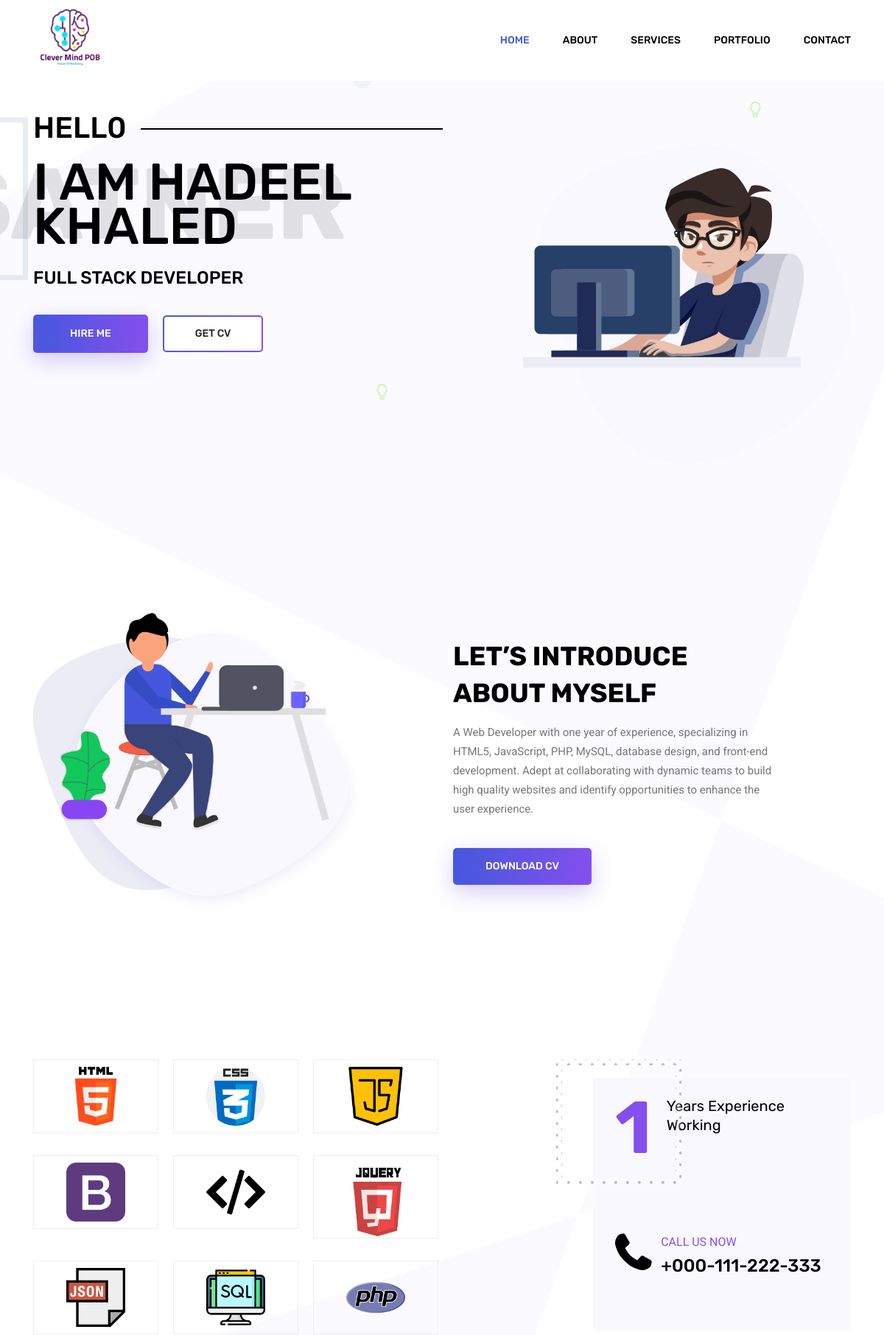
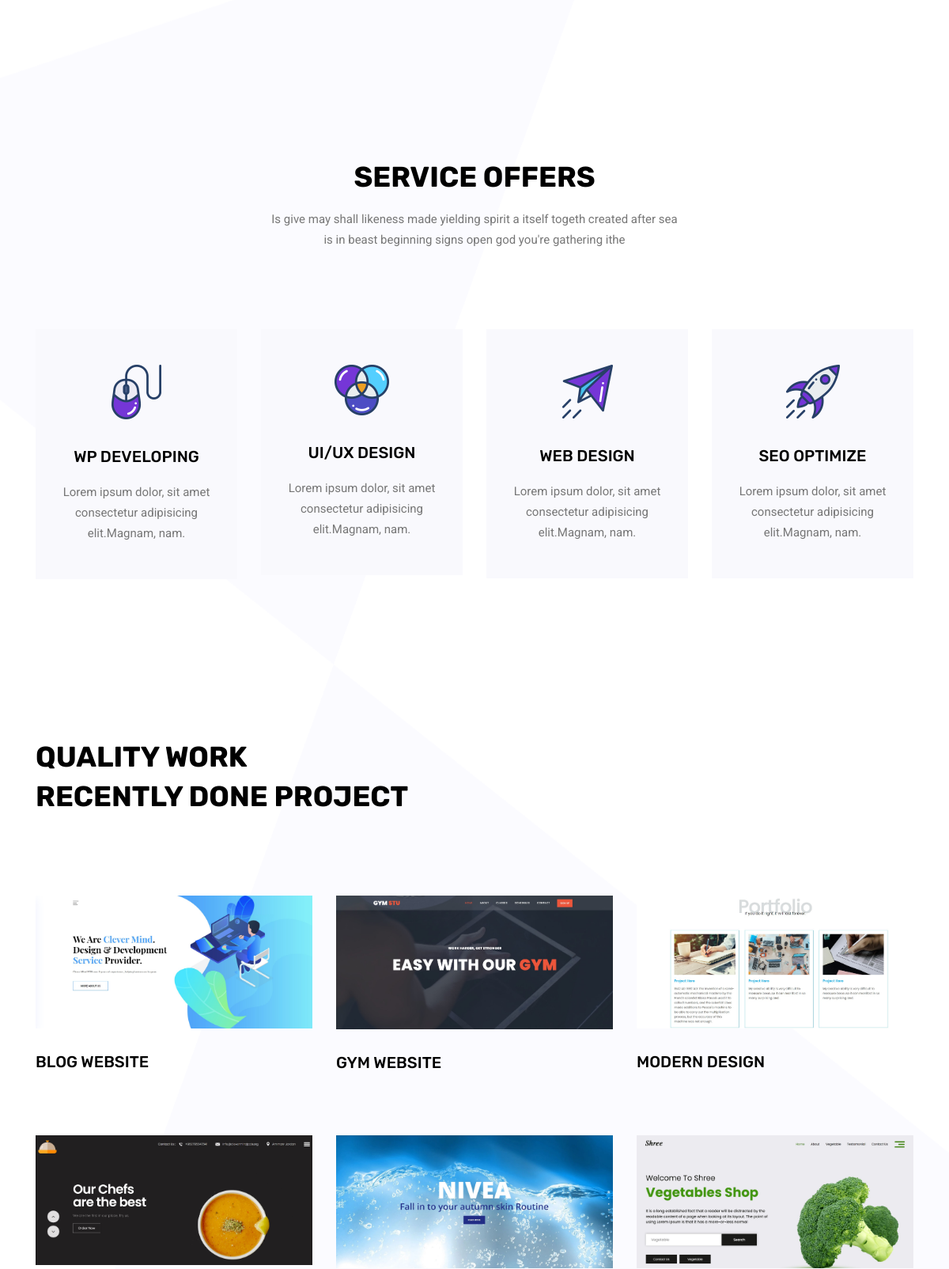
The app's page /satner-master/index.php (upper part) with its own data (2 pictures, top to bottom).
### tables this page shows
CREATE TABLE `home` (
  `id` int(100) NOT NULL,
  `name` varchar(250) NOT NULL,
  `major` varchar(250) NOT NULL
);

CREATE TABLE `about` (
  `id` int(250) NOT NULL,
  `title` varchar(250) NOT NULL,
  `description` varchar(500) NOT NULL
);

CREATE TABLE `under_about` (
  `id` int(100) NOT NULL,
  `image` varchar(250) NOT NULL
);

CREATE TABLE `services` (
  `id` int(250) NOT NULL,
  `image` varchar(250) NOT NULL,
  `title` varchar(250) NOT NULL,
  `description` varchar(250) NOT NULL
);

CREATE TABLE `portfolio` (
  `id` int(250) NOT NULL,
  `image` varchar(250) NOT NULL,
  `title` varchar(250) NOT NULL
);

### satner-master/index.php (the view, shortened to what this page needs)
<?php
require_once('conn.php');
$resultheader = mysqli_query($conn, "select * from header");
$rowheader = mysqli_fetch_assoc($resultheader);
$resultHome = mysqli_query($conn, "select * from home");
$rowHome = mysqli_fetch_assoc($resultHome);
$resultAbout = mysqli_query($conn, "select * from about");
$rowAbout = mysqli_fetch_assoc($resultAbout);
?>
<!doctype html>
<html lang="en">
<head>
	<link rel="stylesheet" href="css/bootstrap.css">
	<link rel="stylesheet" href="vendors/linericon/style.css">
	<link rel="stylesheet" href="css/font-awesome.min.css">
	<link rel="stylesheet" href="vendors/owl-carousel/owl.carousel.min.css">
	<link rel="stylesheet" href="css/magnific-popup.css">
	<link rel="stylesheet" href="vendors/nice-select/css/nice-select.css">
	<link rel="stylesheet" href="css/style.css">
</head>
<body>
	<header class="header_area">
		<div class="main_menu">
			<nav class="navbar navbar-expand-lg navbar-light">
				<div class="container">
					<a class="navbar-brand logo_h" href="index.html"><img src="img/<?php echo $rowheader["image"] ?? "" ?>"  alt=""></a>
					<div class="collapse navbar-collapse offset" id="navbarSupportedContent">
						<ul class="nav navbar-nav menu_nav justify-content-end">
							<li class="nav-item active"><a class="nav-link" href="index.html">Home</a></li>
							<li class="nav-item"><a class="nav-link" href="#ABOUT">About</a></li>
							<li class="nav-item"><a class="nav-link" href="#SERVICE">Services</a></li>
							<li class="nav-item"><a class="nav-link" href="#PORTFOLIO">Portfolio</a></li>
							<li class="nav-item"><a class="nav-link" href="#CONTACT">Contact</a></li>
						</ul>
					</div>
				</div>
			</nav>
		</div>
	</header>
	<section class="home_banner_area">
		<div class="banner_inner">
			<div class="container">
				<div class="row">
					<div class="col-lg-7">
						<div class="banner_content">
							<h3 class="text-uppercase">Hell0</h3>
							<h1 class="text-uppercase">I am <?php echo $rowHome["name"] ?? "" ?></h1>
							<h5 class="text-uppercase"><?php echo $rowHome["major"] ?? "" ?></h5>
							<div class="d-flex align-items-center">
								<button class="primary_btn" onclick="togglePopup()"><span>Hire Me</span></button>
								<a class="primary_btn tr-bg" href="http://localhost/task28/satner-master/upload/#"><span>Get CV</span></a>
							</div>
						</div>
					</div>
					<div class="col-lg-5">
						<div class="home_right_img">
							<img class="" src="img/banner/home-right.png" alt="">
						</div>
					</div>
				</div>
			</div>
		</div>
	</section>
	<section class="about_area section_gap" id="ABOUT">
		<div class="container">
			<div class="row justify-content-start align-items-center">
				<div class="col-lg-5">
					<div class="about_img">
						<img class="" src="img/about-us.png" alt="">
					</div>
				</div>
				<div class="offset-lg-1 col-lg-5">
					<div class="main_title text-left">
					<h2><?php echo $rowAbout["title"] ?? "" ?></h2>
						<p>
							<?php echo $rowAbout["description"] ?? "" ?>
						</p>
						<a class="primary_btn" href="#"><span>Download CV</span></a>
					</div>
				</div>
			</div>
		</div>
	</section>
	<section class="brand_area section_gap_bottom">
		<div class="container">
			<div class="row justify-content-center">
				<div class="col-lg-6">
					<div class="row">
					<?php
                		$result = mysqli_query($conn, "select * from under_about");
    					while ($row = mysqli_fetch_assoc($result)) {
                		echo "
						<div class='col-lg-4 col-md-4 col-sm-6'>
						<div class='single-brand-item d-table'>
							<div class='d-table-cell text-center'>
								<img src='img/brands/{$row['image']}' alt=''>
							</div>
						</div>
					</div>";
						}?>
					</div>
				</div>
				<div class="offset-lg-2 col-lg-4 col-md-6">
					<div class="client-info">
						<div class="d-flex mb-50">
							<span class="lage">1</span>
							<span class="smll">Years Experience Working</span>
						</div>
						<div class="call-now d-flex">
							<div>
								<span class="fa fa-phone"></span>
							</div>
							<div class="ml-15">
								<p>call us now</p>
								<h3>+000-111-222-333</h3>
							</div>
						</div>
					</div>
				</div>
			</div>
		</div>
	</section>
	<section class="features_area" id="SERVICE">
		<div class="container">
			<div class="row justify-content-center">
				<div class="col-lg-8 text-center">
					<div class="main_title">
						<h2>service offers </h2>
						<p>
							Is give may shall likeness made yielding spirit a itself togeth created
							after sea <br> is in beast beginning signs open god you're gathering ithe
						</p>
					</div>
				</div>
			</div>
			<div class="row feature_inner">
            <?php
              $result = mysqli_query($conn, "select * from services");
            		while ($row = mysqli_fetch_assoc($result)) {
                		echo "
							<div class='col-lg-3 col-md-6'>
							<div class='feature_item'>
								<img src='img/services/{$row['image']}' alt=''>
								<h4>{$row['title']}</h4>
								<p>{$row['description']}</p>
							</div>
							</div>
							";
            				}
            ?>
			</div>
		</div>
	</section>
	<section class="portfolio_area" id="PORTFOLIO">
		<div class="container">
			<div class="row">
				<div class="col-lg-12">
					<div class="main_title text-left">
						<h2>quality work <br>
							Recently done project </h2>
					</div>
				</div>
			</div>
			<div class="filters-content">
				<div class="row portfolio-grid justify-content-center">
				<?php
              $result = mysqli_query($conn, "select * from portfolio");
              while ($row = mysqli_fetch_assoc($result)) {
                echo "
				<div class='col-lg-4 col-md-6 all latest'>
				<div class='portfolio_box'>
					<div class='single_portfolio'>
						<img class='img-fluid w-100' src='img/portfolio/{$row['image']}' alt=''>
						<div class='overlay'></div>
						<a href='img/portfolio/{$row['image']}' class='img-gal'>
							<div class='icon'>
								<span class='lnr lnr-cross'></span>
							</div>
						</a>
					</div>
					<div class='short_info'>
						<h4><a href='portfolio-details.html'>{$row['title']}</a></h4>
					</div>
						</div>
					</div>";
              }
              ?>
			</div>
		</div>
	</section>
</body>
</html>

### records on screen
home: name "HADEEL KHALED", major "FULL STACK DEVELOPER"
about: title "LET’S INTRODUCE ABOUT MYSELF", description "A Web Developer with one year of experience, specializing in HTML5, JavaScript, PHP, MySQL, database design, and front-end development. Adept at collaborating with dynamic teams to build high quality websites and identify opportunities to enhance the user experience."
under_about: image (picture)
under_about: image (picture)
under_about: image (picture)
under_about: image (picture)
under_about: image (picture)
under_about: image (picture)
under_about: image (picture)
under_about: image (picture)
under_about: image (picture)
services: image (picture), title "WP DEVELOPING", description "Lorem ipsum dolor, sit amet consectetur adipisicing elit.Magnam, nam."
services: image (picture), title "UI/UX DESIGN", description "Lorem ipsum dolor, sit amet consectetur adipisicing elit.Magnam, nam."
services: image (picture), title "WEB DESIGN", description "Lorem ipsum dolor, sit amet consectetur adipisicing elit.Magnam, nam."
services: image (picture), title "SEO OPTIMIZE", description "Lorem ipsum dolor, sit amet consectetur adipisicing elit.Magnam, nam."
portfolio: image (picture), title "BLOG WEBSITE"
portfolio: image (picture), title "GYM WEBSITE"
portfolio: image (picture), title "MODERN DESIGN"
portfolio: image (picture)
portfolio: image (picture)
portfolio: image (picture)
